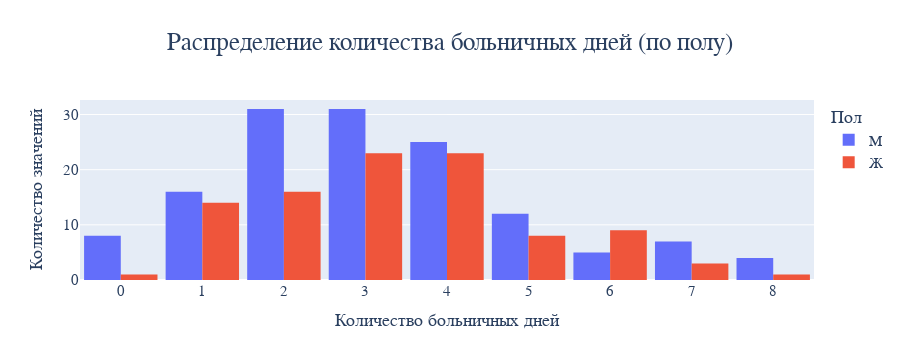

Here is the notebook cell this chart was saved with:
### Code cell
fig = go.Figure()

fig.add_trace(
    go.Histogram(
        x=df.loc[df['Пол'] == 'М','Количество больничных дней'],
        name='М'
    ),
)

fig.add_trace(
    go.Histogram(
        x=df.loc[df['Пол'] == 'Ж','Количество больничных дней'],
        name='Ж'
    ),
)

fig.update_layout(
    title_text='Распределение количества больничных дней (по полу)',
    yaxis_title='Количество значений',
    xaxis_title='Количество больничных дней',
    legend_title_text='Пол',
)
fig.show()

### Figure 1 — Plotly figure (JSON) as saved in the notebook; plotly's stock layout.template omitted (floating-point values rounded to 4 significant figures; data arrays with more than 128 entries replaced by an {"elided": "..."} marker saying what was removed)
{"data": [{"name": "М", "type": "histogram", "x": {"elided": "139 int values"}}, {"name": "Ж", "type": "histogram", "x": [5, 1, 3, 1, 1, 3, 5, 2, 2, 2, 1, 1, 2, 4, 3, 3, 4, 2, 4, 2, 3, 4, 4, 2, 4, 1, 6, 6, 3, 1, 4, 2, 5, 4, 4, 7, 2, 3, 2, 1, 4, 3, 7, 4, 3, 3, 3, 3, 8, 6, 6, 5, 3, 4, 5, 4, 6, 5, 4, 1, 4, 2, 6, 6, 3, 3, 6, 5, 1, 3, 2, 1, 4, 4, 3, 1, 0, 3, 3, 5, 4, 4, 4, 2, 4, 3, 7, 3, 3, 1, 6, 3, 1, 4, 2, 4, 2, 2]}], "layout": {"height": 360, "legend": {"title": {"text": "Пол"}}, "title": {"text": "Распределение количества больничных дней (по полу)"}, "width": 900, "xaxis": {"autorange": true, "range": [-0.5, 8.5], "title": {"text": "Количество больничных дней"}, "type": "linear"}, "yaxis": {"autorange": true, "range": [0, 32.63], "title": {"text": "Количество значений"}}}}
